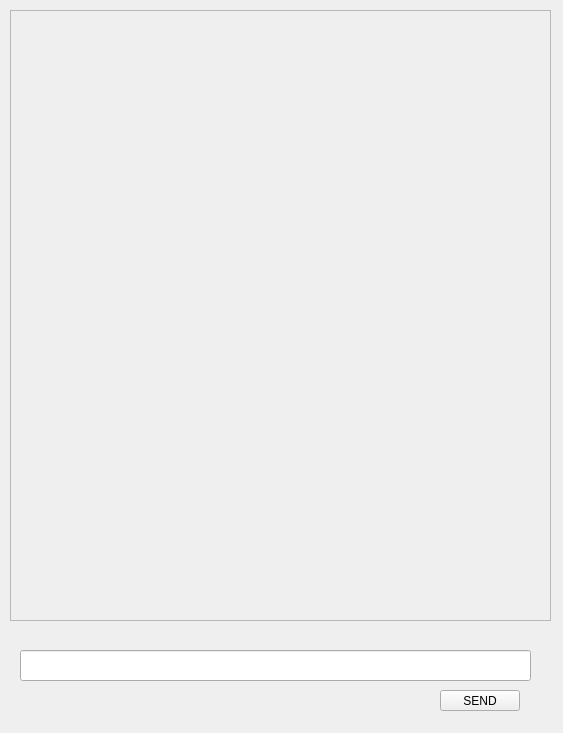
<?xml version="1.0" encoding="UTF-8"?>
<ui version="4.0">
 <class>message_with_user</class>
 <widget class="QWidget" name="message_with_user">
  <property name="geometry">
   <rect>
    <x>0</x>
    <y>0</y>
    <width>563</width>
    <height>733</height>
   </rect>
  </property>
  <property name="windowTitle">
   <string>Form</string>
  </property>
  <widget class="QScrollArea" name="chat_screen">
   <property name="geometry">
    <rect>
     <x>10</x>
     <y>10</y>
     <width>541</width>
     <height>611</height>
    </rect>
   </property>
   <property name="widgetResizable">
    <bool>true</bool>
   </property>
   <widget class="QWidget" name="scrollAreaWidgetContents">
    <property name="geometry">
     <rect>
      <x>0</x>
      <y>0</y>
      <width>539</width>
      <height>609</height>
     </rect>
    </property>
   </widget>
  </widget>
  <widget class="QLineEdit" name="user_input">
   <property name="geometry">
    <rect>
     <x>20</x>
     <y>650</y>
     <width>511</width>
     <height>31</height>
    </rect>
   </property>
  </widget>
  <widget class="QPushButton" name="send">
   <property name="geometry">
    <rect>
     <x>440</x>
     <y>690</y>
     <width>80</width>
     <height>21</height>
    </rect>
   </property>
   <property name="text">
    <string>SEND</string>
   </property>
  </widget>
 </widget>
 <resources/>
 <connections/>
</ui>
